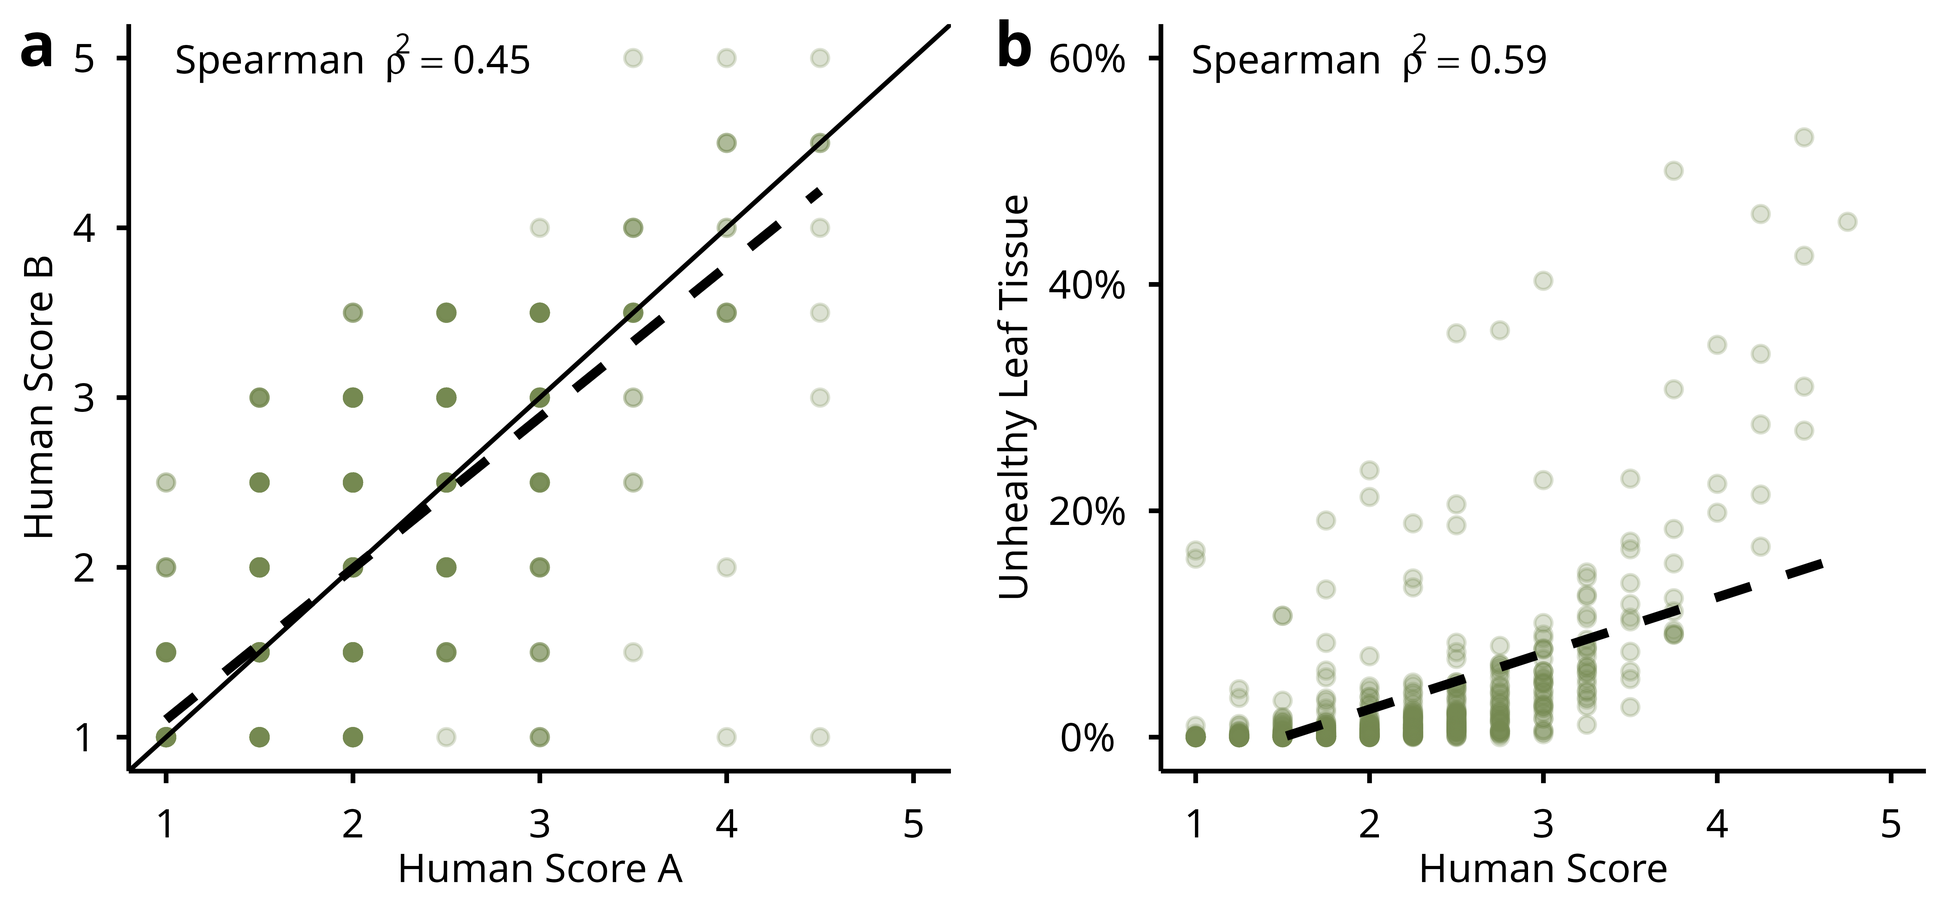

Here is the R script that generated this plot:
library(tidyverse)
library(paletteer)
library(cowplot)

theme_use <- theme_minimal() +
  theme(axis.text.x = element_text(size = 9, color = 'black', margin = margin(0, 0, 0, 0), 
                                   vjust = 0.5, hjust = 0.5),
        axis.text.y = element_text(size = 9, color = 'black', vjust = 0.5, hjust = 0.5),
        legend.text = element_text(size = 9, color = 'black', vjust = 0.5, hjust = 0.5),
        plot.title = element_text(size = 9, color = 'black', vjust = 0, hjust = 0.5),
        plot.subtitle = element_text(size = 9, color = 'black', vjust = 0, hjust = 0.5),
        text = element_text(size = 9, color = 'black'),
        legend.position = 'bottom',
        line = element_line(color = 'black', linewidth = 1),
        axis.ticks = element_line(color = 'black', linewidth = 0.5),
        axis.line.x.bottom = element_line(color = 'black', linewidth = 0.5),
        axis.line.y.left = element_line(color = 'black', linewidth = 0.5),
        panel.grid = element_blank(), 
        panel.background = element_blank())

df_combined <- read_csv('nebraska_human_exg_ratings.csv')

rater_r2 <- cor(df_combined$score_A, df_combined$score_B, use = 'complete.obs', method = 'spearman')^2
rater_variability <- ggplot(df_combined, aes(score_A, score_B)) + 
  geom_point(color = paletteer_d("nationalparkcolors::Acadia")[3], alpha = 0.25) + 
  geom_abline(intercept = 0, slope = 1, color = 'black') + 
  geom_smooth(method = 'lm', linetype = 'dashed', se = FALSE, color = 'black') + 
  annotate('text', x = 2, y = 5, label = "'Spearman '~rho^2==0.45", parse = TRUE, 
           size = 9, size.unit = 'pt') +
  scale_x_continuous(name = 'Human Score A', limits = c(1, 5)) + 
  scale_y_continuous(name = 'Human Score B', limits = c(1, 5)) +
  theme_use
rater_variability

human_vi_r2 <- cor(df_combined$human_score, df_combined$ExG_P20_disease_pct, use = 'complete.obs', method = 'spearman')^2

human_vi_scatter <- ggplot(df_combined, aes(human_score, ExG_P20_disease_pct)) + 
  geom_point(color = paletteer_d("nationalparkcolors::Acadia")[3], alpha = 0.25) + 
  geom_smooth(method = 'lm', linetype = 'dashed', se = FALSE, color = 'black') + 
  annotate('text', x = 2, y = 60, label = "'Spearman '~rho^2==0.59", parse = TRUE, 
           size = 9, size.unit = 'pt') +
  scale_x_continuous(name = 'Human Score', limits = c(1, 5)) + 
  scale_y_continuous(name = 'Unhealthy Leaf Tissue', limits = c(0, 60), labels = ~str_c(.x, '%')) +
  theme_use
human_vi_scatter

score_vi_cor <- plot_grid(rater_variability, human_vi_scatter, nrow = 1, labels = 'auto')
ggsave('human_vi_correlation.png', plot = score_vi_cor, width = 6.16, height = 2.89, dpi = 300, bg = 'white')
